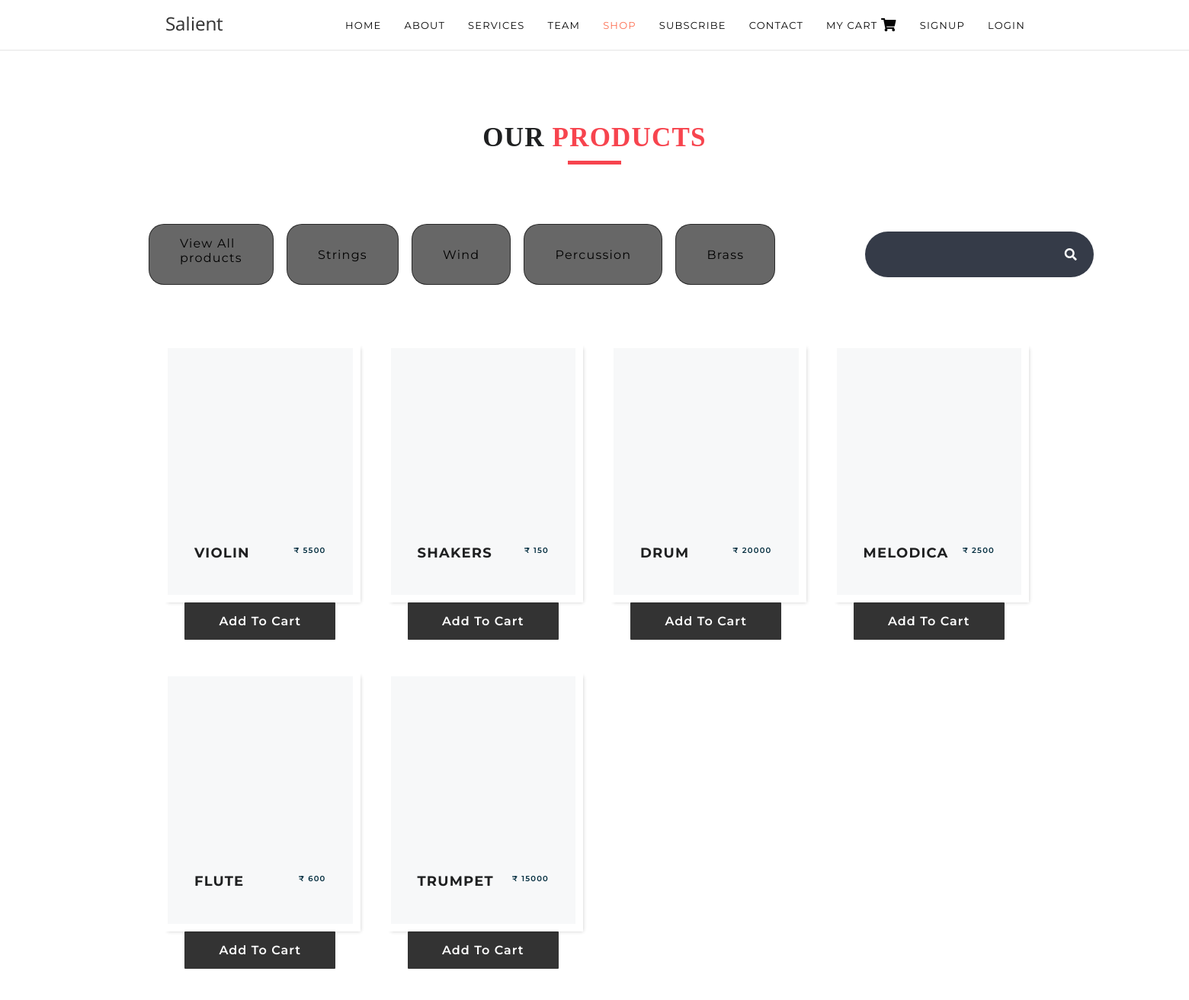
The app's page /shop/ with its own data.
### core/models/category.py (models this page shows)
class Category(models.Model):
    name = models.CharField(max_length=30)
    image = models.ImageField(upload_to='uploads/categories/',default='Null')
    def __str__(self):
        return self.name
    @staticmethod
    def get_all_categories():
        return Category.objects.all()

### core/models/product.py (models this page shows, shortened)
class Product(models.Model):
    name = models.CharField(max_length=50)
    price = models.IntegerField(default=0)
    category = models.ForeignKey(Category, on_delete=models.CASCADE, default=1)
    description = models.CharField(max_length=200, default='', null= True, blank= True)
    image = models.ImageField(upload_to='uploads/products/')
    @staticmethod
    def get_all_products():
        return Product.objects.all()

### core/views/index.py (the view, shortened to what this page needs)
# urls.py: path('shop/',index.Index.as_view(),name='index'),
class Index(View):
    def get(self, request):
        cart = request.session.get('cart')
        data = {}
        if not cart:
            request.session['cart'] = {}
        products = None
        categories = Category.get_all_categories()
        categoryID = request.GET.get('category')
        id = request.session.get('customer')
        if not id:
            request.session['customer'] = {}
            print("...No one is logged")
        else:
            print("..............", id)
            name = Customer.objects.get(id=id)
            data['username'] = name.first_name
        if categoryID:
            products = Product.get_all_products_by_categoryid(categoryID)
        else:
            products = Product.get_all_products()
        data['products'] = products
        data['categories'] = categories
        print('you are :', request.session.get('email'))
        return render(request, 'index.html', data)

### core/templatetags/cart.py (called while the page is built)
@register.filter(name='is_in_cart')
def is_in_cart(product, cart):
    keys = cart.keys()
    for id in keys:
        if int(id) == product.id:
            return True
    return False

### core/template/index.html (shortened to what this page needs)
﻿{% extends 'base.html' %}
{% block content %}
{% load static %}
{% load cart %}
<link href="{% static 'assets/css/font-awesome12.min.css' %}" rel="stylesheet" />
<link href="{% static 'assets/css/style12.css' %}" rel="stylesheet" />
<link href="{% static 'assets/css/responsive12.css' %}" rel="stylesheet" />
<link rel="stylesheet" href="https://cdnjs.cloudflare.com/ajax/libs/font-awesome/5.15.1/css/all.min.css">
<section class="product_section layout_padding">
      <div class="heading_container heading_center">
         <h2>
            Our <span>products</span>
         </h2>
      </div><br><br>
      <div class="container" >
         <div class="row">
            <table>
            <tr>
               <td >
                  <div class="btn-box">
                    <a href="{% url 'index' %}" class="list-group-item
                    list-group-item-action">View All products</a>&emsp;
                    {% for category in categories %}
                    <a style="padding: 30px 40px;" href="?category={{category.id}}" class="list-group-item
                    list-group-item-action">{{category.name}}</a>&emsp;
                    {% endfor %}
                  </div>
               </td>
               <td style="color: black;">
               </td>
               <td style="border-spacing: 30px;">
                  <div class="container h-100">
                     <div class="d-flex justify-content-center h-100">
                       <div class="searchbar">
                         <input class="search_input" type="text" name="" placeholder="Search...">
                         <a href="#" class="search_icon"><i class="fas fa-search"></i></a>
                       </div>
                     </div>
                   </div>
               </td>
            </tr>
         </table>
         </div>
         <br>
<br>
<div id ="row">
   <div id ='products'>
      <div class="row mx-auto">
         {% for product in products %}
           <div class="col-sm-6 col-md-4 col-lg-3" id="{{product.id}}">
              <div class="box">
                 <div class="img-box">
                 </div>
                 <div class="detail-box">
                    <h5>
                       {{product.name}}
                    </h5>
                    <h6>
                     ₹ {{product.price}}
                    </h6>
                 </div>
              </div>
            <div class="card-footer p-0 no-gutters">
               {% if product|is_in_cart:request.session.cart %}
                  <table>
                     <br>
                     <tr>
                     <td>&emsp;&emsp;&emsp;&emsp;&emsp;&emsp;&emsp;&emsp;&nbsp;&nbsp;</td>
                     <td>
                 <i class="fas fa fa-shopping-cart fa-lg"></i>
              <span class="cart-basket d-flex align-items-center justify-content-center">
               {{product|cart_quantity:request.session.cart}}
              </span>
               </td>
            </tr>
                  </table>
               {% else %}
               <form action="?category={{category.id}}/#{{product.id}}" method="POST" class="btn-block">
               <input type="submit" class="btn btn-primary border  form-control"
               value = "Add to Cart">
               </form>
               {% endif %}
             </div>
          </div>
           {% endfor %}
         </div>
   </div>
</div>
  </div>
</section>
{% endblock %}

### core/template/base.html (shortened to what this page needs)
{% load static %}
<!DOCTYPE html>
<html lang="en">
<head>
  <link rel="stylesheet" href="{% static 'assets/css/bootstrap.min.css' %}">
  <link rel="stylesheet" href="{% static 'assets/css/style.css' %}">
</head>
<body>
  <header class="header">
    <nav class="navbar navbar-default navbar-static-top">
      <div class="container">
        <div class="navbar-header">
           <a class="navbar-brand" href="#"><img src="assets/images/logo.png" alt=""></a>
        </div>
        <div class="collapse navbar-collapse" id="navigation-nav">
          <ul class="nav navbar-nav navbar-right">
            <li><a class="section-scroll" href="{% url 'website' %}#wrapper">Home</a></li>
            <li><a href="{% url 'website' %}#landing-offer">About</a></li>
            <li><a href="{% url 'website' %}#features-section">Services</a></li>
            <li><a href="{% url 'website' %}#team-section">Team</a></li>
            <li class="active"><a href="{% url 'index' %}" target="_blank">Shop</a></li>
            <li><a href="{% url 'website' %}#subscribe-section">Subscribe</a></li>
            <li><a href="{% url 'website' %}#contact-section">Contact</a></li>
            {% if request.session.customer %}
            <li><a href="{% url 'cart' %}" target="_blank">Cart
              <i class="fas fa fa-shopping-cart fa-lg"></i>
              <span class="cart-basket d-flex align-items-center justify-content-center">
                {{request.session.cart.keys|length}}
              </span>
            </a></li>
            <li><a href="{% url 'orders' %}" >Orders</a></li>
            <li><a href="{% url 'logout' %}">Logout</a></li>
            {% else %}
            <li><a href="{% url 'login' %}" target="_blank">My Cart
              <i class="fas fa fa-shopping-cart fa-lg"></i>
            </a></li>
            <li><a href="{% url 'signup' %}">SignUp</a></li>
            <li><a href="{% url 'login' %}">Login</a></li>
            {% endif %}
          </ul>
        </div>
      </div>
    </nav>
  </header>
  {% block content %}
  {% endblock %}
</body>
</html>

### core/static/assets/css/style.css (style rules this page uses)
body { font-family: 'Raleway', sans-serif; color: #737272; line-height: 24px; font-size: 13px; letter-spacing: 1.2px; -webkit-font-smoothing: antialiased; padding-top: 68px; position: relative; }
a { color: #fc6e51; -webkit-transition: all .25s ease-in-out; -moz-transition: all .25s ease-in-out; -ms-transition: all .25s ease-in-out; -o-transition: all .25s ease-in-out; transition: all .25s ease-in-out; }
img { max-width: 100%; }
h1, h2, h3, h4, h5, h6, .h1, .h2, .h3, .h4, .h5, .h6 { font-weight: 700; color: #1f2021; text-transform: uppercase; }
h1, .h1, h2, .h2, h3, .h3 { margin-top: 0; margin-bottom: 20px; }
h2 { font-size: 24px; }
h5 { font-size: 12px; }
h6 { font-size: 10px; }
.btn { font-size: 13px; letter-spacing: 1px; padding: 14px 25px; border-radius: 1px; -webkit-transition: all .25s ease-in-out; -moz-transition: all .25s ease-in-out; -ms-transition: all .25s ease-in-out; -o-transition: all .25s ease-in-out; transition: all .25s ease-in-out; }
.btn-primary { text-transform: uppercase; background-color: #fc6e51; border-color: #fc6e51; }
.form-control { font-size: 12px; color: #555; background-color: #fff; background-image: none; border: 1px solid #ccc; border-radius: 1px; height: auto; padding: 9px 12px; -webkit-box-shadow: none; -moz-box-shadow: none; box-shadow: none; -webkit-transition: all 0.2s cubic-bezier(0.000, 0.000, 0.580, 1.000); -moz-transition: all 0.2s cubic-bezier(0.000, 0.000, 0.580, 1.000); -o-transition: all 0.2s cubic-bezier(0.000, 0.000, 0.580, 1.000); -ms-transition: all 0.2s cubic-bezier(0.000, 0.000, 0.580, 1.000); transition: all 0.2s cubic-bezier(0.000, 0.000, 0.580, 1.000); }
.navbar-default { background: #fff; border: none; width: 100%; margin-bottom: 0; position: absolute; top: 0; border-bottom: 2px solid #f0f0f0; }
.navbar-nav { margin: 7.5px -10px; }
.navbar-default .navbar-nav > li > a { color: #060606; text-transform: uppercase; -webkit-transition: color .3s ease-in-out; -moz-transition: color .3s ease-in-out; -ms-transition: color .3s ease-in-out; -o-transition: color .3s ease-in-out; transition: color .3s ease-in-out; }
.navbar-default .navbar-nav > .active > a, .navbar-default .navbar-nav > .active > a:hover, .navbar-default .navbar-nav > .active > a:focus { background: transparent; color: #fc6e51; }

### core/static/assets/css/responsive12.css (style rules this page uses)
@media (min-width: 1200px) { .container { max-width: 1170px; } }

### records on screen
Category: name "Strings"
Category: name "Wind"
Category: name "Percussion"
Category: name "Brass"
Product: name "VIOLIN", price "5500"
Product: name "SHAKERS", price "150"
Product: name "DRUM", price "20000"
Product: name "MELODICA", price "2500"
Product: name "FLUTE", price "600"
Product: name "TRUMPET", price "15000"
